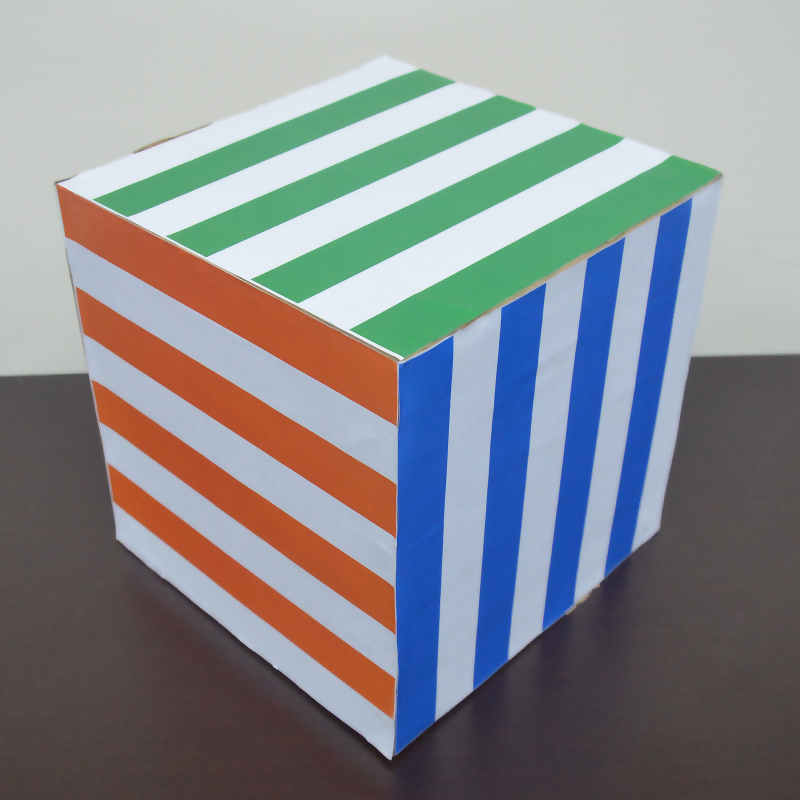
#> input picture Assignment 3/DSC_0244.JPG, 1600 x 1600 px (shown at 1/2 size)
$ python 12CS30004_Assignment3.py   (Python 2 division)
#> lines starting #> are read from the running program, lines starting #| are printed output that depends on the picture
import cv2
import numpy as np
from matplotlib import pyplot as plt

image1 = cv2.imread("DSC_0244.JPG")
#> image1 is the input picture: shape (1600, 1600, 3); mean B, G, R 142.1, 138, 135.1
image2 = cv2.imread("DSC_0245.JPG")
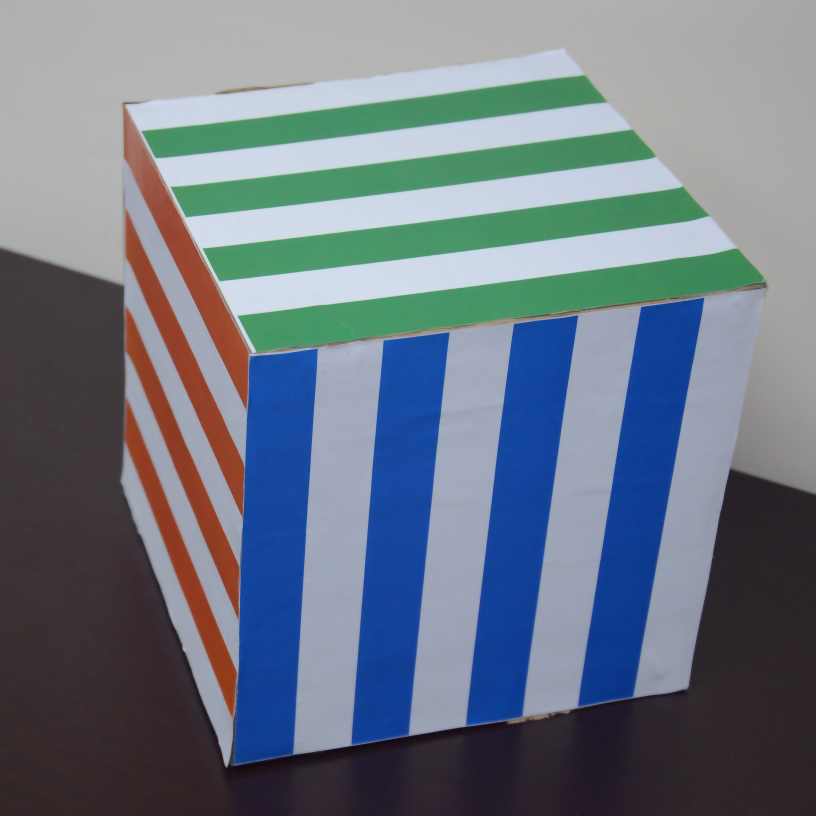
#> input picture Assignment 3/DSC_0245.JPG, 3264 x 3264 px (shown at 1/4 size)
#> image2 is the input picture: shape (3264, 3264, 3); mean B, G, R 132.3, 119.3, 108.3
image3 = cv2.imread("DSC_0246.JPG")
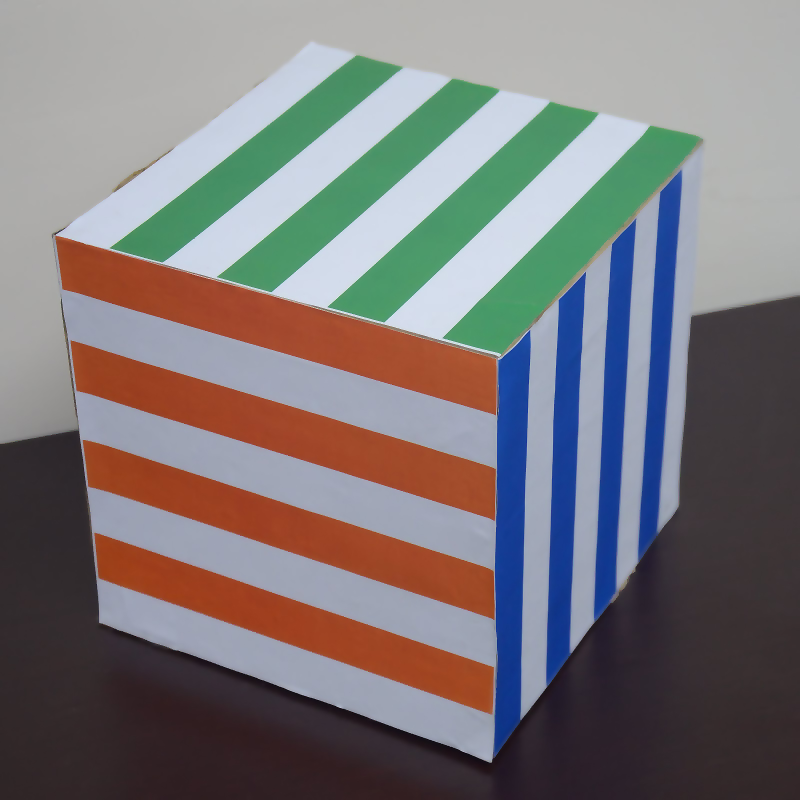
#> input picture Assignment 3/DSC_0246.JPG, 1600 x 1600 px (shown at 1/2 size)
#> image3 is the input picture: shape (1600, 1600, 3); mean B, G, R 121.7, 120, 123.7
image4 = cv2.imread("DSC_0247.JPG")
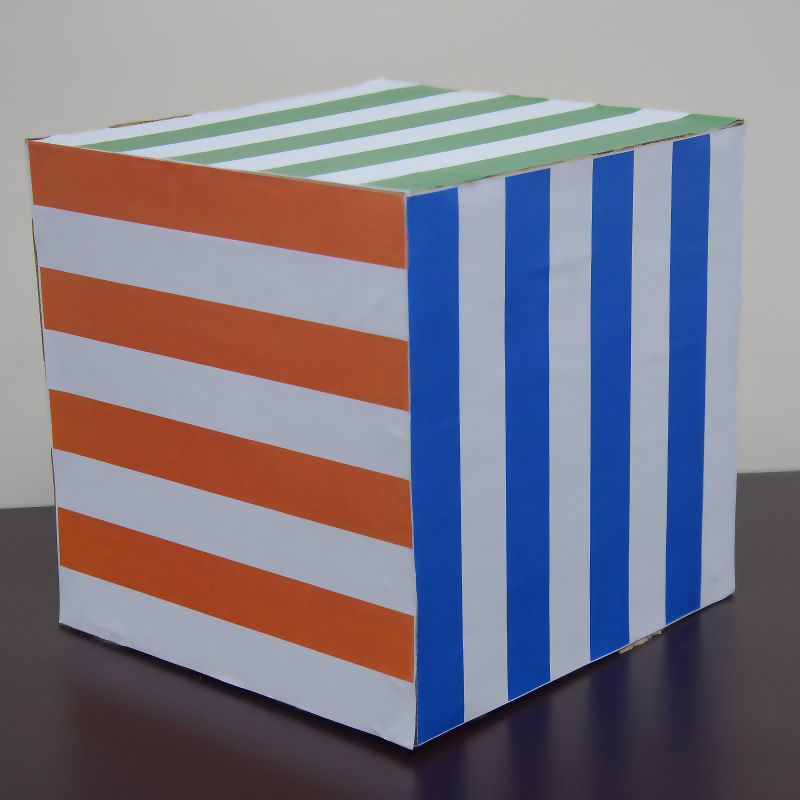
#> input picture Assignment 3/DSC_0247.JPG, 1600 x 1600 px (shown at 1/2 size)
#> image4 is the input picture: shape (1600, 1600, 3); mean B, G, R 134, 121.6, 126.9
Width=700
Height=700
N=np.array([[2.0/Width,0,-1],
			[0,2.0/Height,-1],
			[0,0,1]])

image1=cv2.resize(image1, (Width, Height))
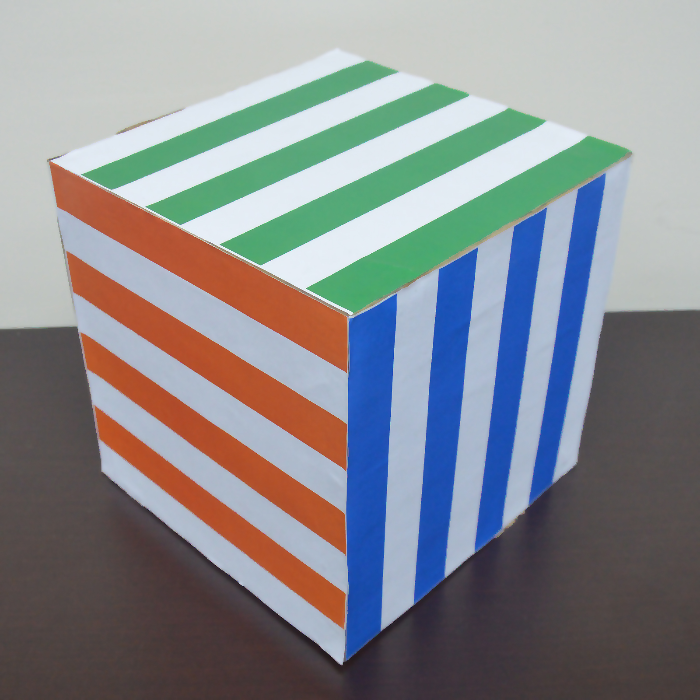
#> image1: shape (700, 700, 3); mean B, G, R 142.1, 137.9, 135
image2=cv2.resize(image2, (Width, Height))
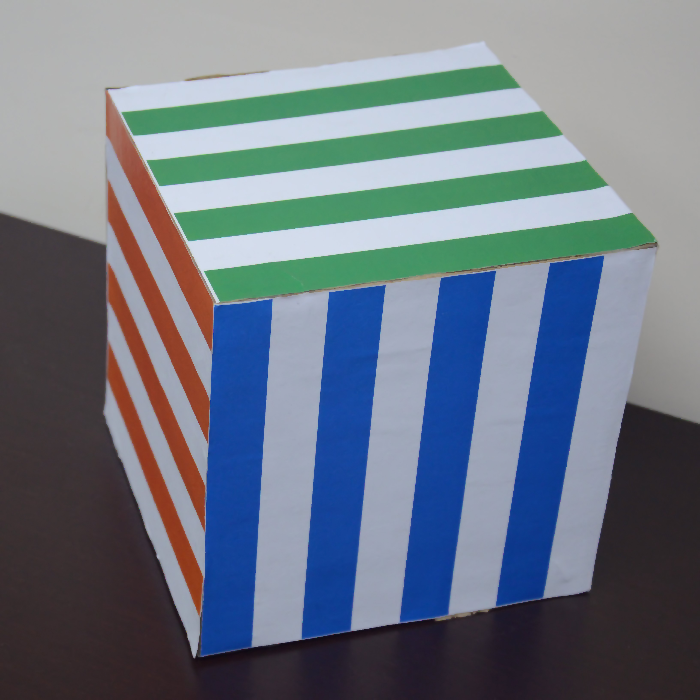
#> image2: shape (700, 700, 3); mean B, G, R 132.3, 119.3, 108.3
image3=cv2.resize(image3, (Width, Height))
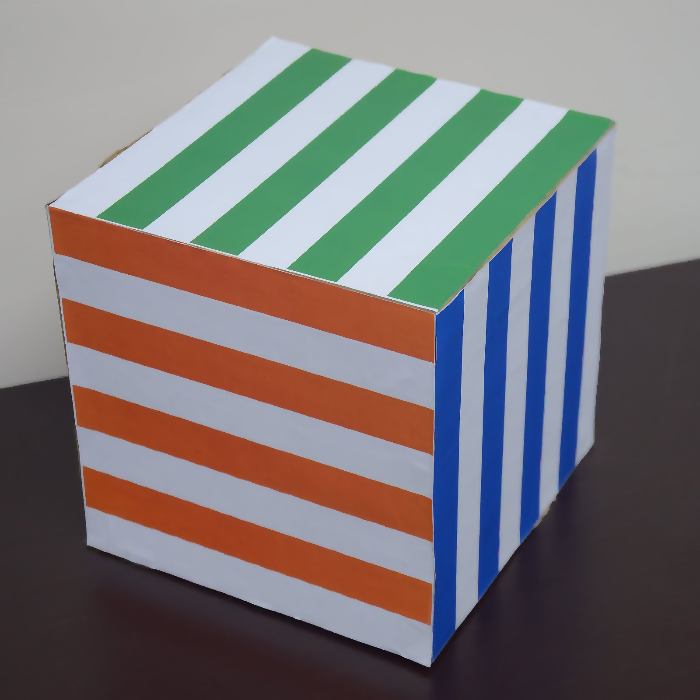
#> image3: shape (700, 700, 3); mean B, G, R 121.7, 120, 123.7
image4=cv2.resize(image4, (Width, Height))
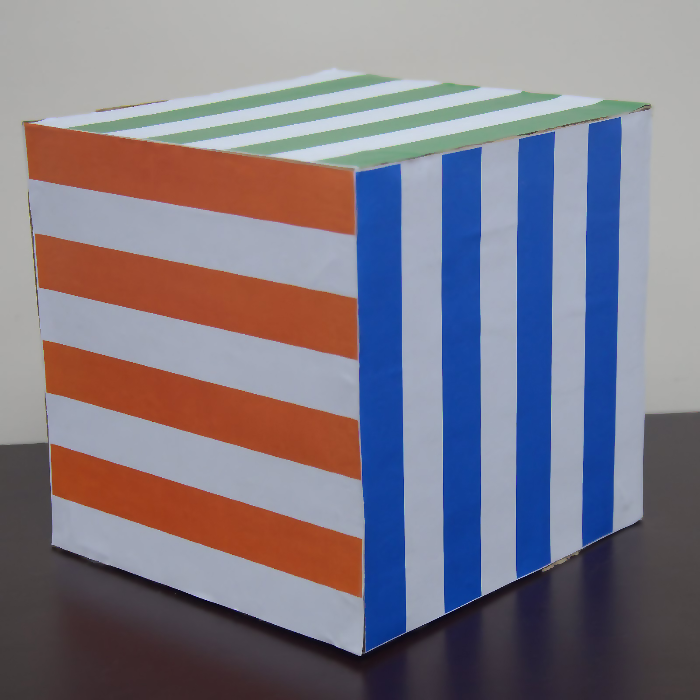
#> image4: shape (700, 700, 3); mean B, G, R 134, 121.6, 126.9
cur_image=None
cur_points=[]
points1=np.array([])
points2=np.array([])
points3=np.array([])
points4=np.array([])

# [10 lines left out: functions draw_point, drawpoints, not called in this run]

def collectpoints():

	cv2.namedWindow("Original")
	cv2.setMouseCallback("Original",draw_point)

	while(1):
		cv2.imshow("Original", cur_image)
		if (cv2.waitKey(20) & 0xFF == 27) | len(cur_points)==8:
#> (key Esc is pressed here)
			break
	cv2.destroyAllWindows()

# [102 lines left out: functions get_coefficients, normalizePoint, getFundamentalMatrix, drawLines, getEpilines, getEpipoles and 2 more, not called in this run]

def skew(a):
	return np.array([[0,-a[2],a[1]],[a[2],0,-a[0]],[-a[1],a[0],0]])

# [9 lines left out: function RQ, not called in this run]

def getCameraCalibrationMatrix(P1, P2):
	K1, K2 = P1[:,0:3], RQ(P2[:,0:3])[0]
	return K1, K2

# [54 lines left out: function process, not called in this run]
	# plt.show()
	# plt.savefig(name)

def get_keypoints():
	global cur_image, cur_points, image1, image2, image3, image4, points1, points2, points3, points4
	print "In the window that will open, please select 8 keypoints for image1"
	print "Press ENTER to continue..."
	raw_input()
	cur_image=image1.copy()
	collectpoints()
	points1=np.array(cur_points)
	cur_points=[]
	print "Thank you. The points entered are " + str(points1)

	print "In the window that will open, please select 8 keypoints for image2"
	print "Press ENTER to continue..."
	raw_input()
	cur_image=image2.copy()
	collectpoints()
	points2=np.array(cur_points)
	cur_points=[]
	print "Thank you. The points entered are " + str(points2)

	print "In the window that will open, please select 8 keypoints for image3"
	print "Press ENTER to continue..."
	raw_input()
	cur_image=image3.copy()
	collectpoints()
	points3=np.array(cur_points)
	cur_points=[]
	print "Thank you. The points entered are " + str(points3)

	print "In the window that will open, please select 8 keypoints for image4"
	print "Press ENTER to continue..."
	raw_input()
	cur_image=image4.copy()
	collectpoints()
	points4=np.array(cur_points)
	cur_points=[]
	print "Thank you. The points entered are " + str(points4)

def start():
	global points1, points2, points3, points4
	get_keypoints()
	KP_MAT=[points1, points2, points3, points4]
	np.save("Keypoints", KP_MAT)

	# [7 lines of commented-out code are left out]

	process(image1, image2, points1, points2, name="1_2-3.png")
	process(image1, image3, points1, points3, name="1_3-3.png")
	process(image1, image4, points1, points4, name="1_4-3.png")
	process(image2, image3, points2, points3, name="2_3-3.png")
	process(image2, image4, points2, points4, name="2_4-3.png")
	process(image3, image4, points3, points4, name="3_4-3.png")

	# [7 lines of commented-out code are left out]

if __name__ == '__main__':
	start()
